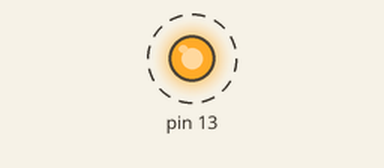
A sketch run on a simulated Arduino Uno, built with avr-gcc and run on an emulated ATmega328P. On the bench: output pins drawn as LEDs (lit = HIGH). Dashed ring = blinking.

Above: at 0.5 s.
Timing chart, 0 to 4.6 s (numbered marks = the images above):
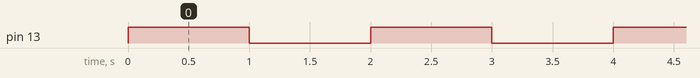

Measured:
- by itself, pin 13: alternates HIGH for 1.0 s and LOW for 1.0 s

The sketch:

light_buildup_led_arduino.ino
```cpp
void setup() {
  // put your setup code here, to run once:
  // DDRB   - celiq register e tova
  // DDB5 - dadeniq pin (v nashiq slu4ai si e 5 no se gleda dokumentaciq)
  DDRB |= (1 << DDB5);      //pinMode(13, OUTPUT)
  PORTB |= (1 << PORTB5);   //digitalWrite(13, HIGHT)
}

void loop() {
  // put your main code here, to run repeatedly:


  DDRB |= (1 << DDB5);      //pinMode(13, OUTPUT)
  PORTB |= (1 << PORTB5);   //digitalWrite(13, HIGHT)

  delay(1000);

  PORTB &= ~(1 << PORTB5);

  delay(1000);

}
```
